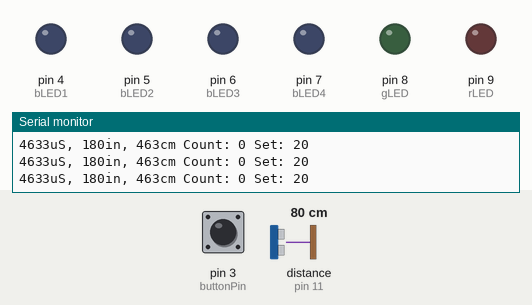
Recording of a sketch running on a simulated Arduino Uno, built with avr-gcc and run on an emulated ATmega328P. Parts: output pins drawn as LEDs (lit = HIGH), the last lines printed to the serial monitor. Wiring (inferred from the names in the program): range finder with pulse-width output: data pin 11. Dashed ring = blinking. The test bench sets the inputs (shaded band); at power-on: pin 3 (buttonPin) LOW, distance to the obstacle (sensor on pin 11) 80 cm. The echo pulse lasts 58.3 µs per cm.

Above: at 1.2 s.
1.3 s: pin 3 (buttonPin) pulled HIGH for 0.15 s
At 1.64 s:
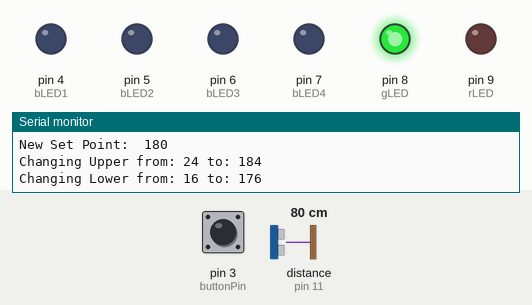
4.3 s: distance to the obstacle (sensor on pin 11) set to 75 cm
At 4.61 s:
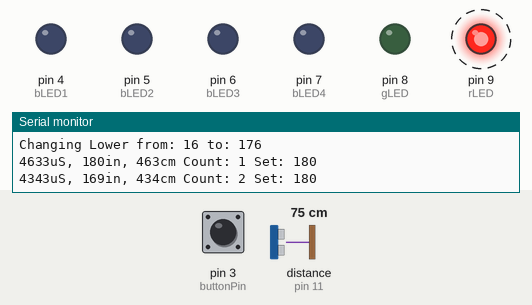
7.3 s: distance to the obstacle (sensor on pin 11) set to 120 cm
At 8.1 s:
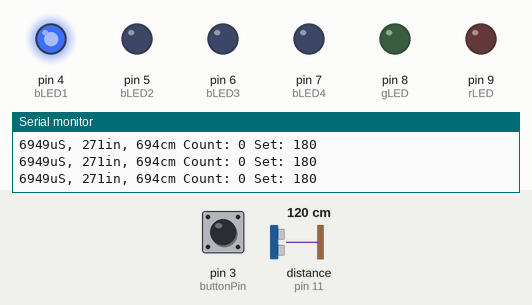
9.1 s: distance to the obstacle (sensor on pin 11) set to 250 cm
At 9.9 s:
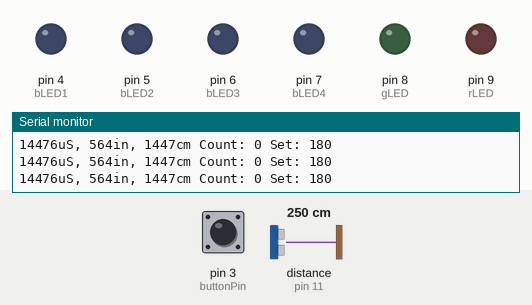
10.7 s: pin 3 (buttonPin) pulled HIGH for 1 s
At 14.2 s:
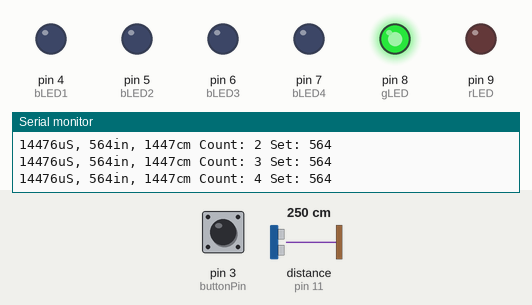
Timing chart, 0 to 51.7 s (numbered marks = the images above; inputs shaded):
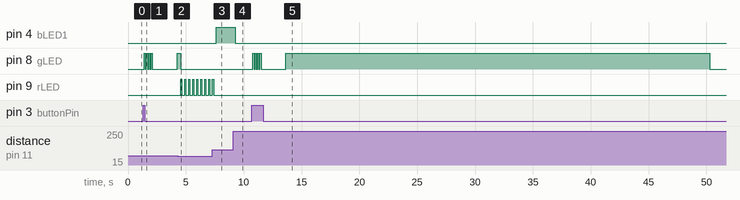

Measured:
- the behaviour switches between 78 and 77 cm on distance to the obstacle (sensor on pin 11) (found by bisection; images 1 and 2)
- after the input at 1.3 s, pin 8 (gLED): goes 3 × (HIGH 0.10 s, LOW 0.10 s), HIGH 0.10 s, LOW 2.2 s, then HIGH, starting after 0.09 s
- after the input at 4.3 s, pin 8 (gLED): HIGH → LOW after 0.26 s; pin 9 (rLED): alternates HIGH for 0.10 s and LOW for 0.24 s, starting after 0.26 s
- after the input at 7.3 s, pin 4 (bLED1): LOW → HIGH after 0.35 s; pin 9 (rLED): goes on until 7.4 s, then stays LOW
- after the input at 9.1 s, pin 4 (bLED1): HIGH → LOW after 0.16 s
- after the input at 10.7 s, pin 8 (gLED): goes 3 × (HIGH 0.10 s, LOW 0.10 s), HIGH 0.10 s, LOW 2.2 s, HIGH 36.6 s, then LOW, starting after 0.11 s

The sketch:

GarageParking.ino
```cpp
//I/O pins
int bLED1 = 4;
int bLED2 = 5;
int bLED3 = 6;
int bLED4 = 7;
int gLED = 8;
int rLED = 9;
int buttonPin = 3;

//Digital pin 11 for reading in the pulse width from the MaxSonar device.

//This variable is a constant because the pin will not change throughout execution of this code.

const int pwPin = 11;


//variables needed to store values

long pulse, inches, cm;


//values to keep track of
int set = 20; // target distance of parked car - change to make closer or further from wall
int upper = 24;    //upper range of parking target
int lower = 16;    // lower range of parking target
int count = 0;
int range = 4;
int previous = 0;                              //keep track of distances to identify when car is parked
int current = 0;
int buttonState = 0;          //keep track of button status
int lastButtonState = 0;


void setup()
{
pinMode(bLED1, OUTPUT);
pinMode(bLED2, OUTPUT);
pinMode(bLED3, OUTPUT);
pinMode(bLED4, OUTPUT);
pinMode(gLED, OUTPUT);
pinMode(rLED, OUTPUT);
pinMode(buttonPin, INPUT);
Serial.begin(9600);
}


void loop()
{
  pinMode(pwPin, INPUT);


  //Used to read in the pulse that is being sent by the MaxSonar device.

  //Pulse Width representation with a scale factor of 147 uS per Inch.


  pulse = pulseIn(pwPin, HIGH);

  //.039 mm to an inch

  inches = pulse * .039;

  //change inches to centimetres

  cm = pulse * .1;

  Serial.print(pulse);

  Serial.print("uS, ");

  Serial.print(inches);

  Serial.print("in, ");

  Serial.print(cm);

  Serial.print("cm");

  Serial.print(" Count: ");

  Serial.print(count);

  Serial.print(" Set: ");

  Serial.print(set);

  Serial.println();

  current = inches;                          //to check how long car has been parked in order to enter power save

  delay(100);                                  //Slow program down - save battery?


  // read the pushbutton input pin:
  buttonState = digitalRead(buttonPin);

  // compare the buttonState to its previous state
  if (buttonState != lastButtonState) {
    // if the state has changed, Change Set distance
    if (buttonState == HIGH) {
      // if the current state is HIGH then the button
      // went from off to on:
      set = (pulseIn(pwPin, HIGH) * .039);
      Serial.print("New Set Point:  ");
      Serial.println(set);
      Serial.print("Changing Upper from: ");
      Serial.print(upper);
      Serial.print(" to: ");
      Serial.println(set + range);
      Serial.print("Changing Lower from: ");
      Serial.print(lower);
      Serial.print(" to: ");
      Serial.println(set - range);
      upper = set + range;                        //  +/- inch tolerance range
      lower = set - range;
      flashGreen();
      delay(2000);
    }

    // Delay a little bit to avoid bouncing
    delay(50);
  }
  // save the current state as the last state,
  //for next time through the loop
  lastButtonState = buttonState;


if(inches <= upper && inches >= lower)            //within set area, stop!
  {
    //distance fluctuates some resulting in false movement detection
    if(current == previous || current == previous + 1 || current == previous - 1 )
    {
      count++;                           //increase count if car has not moved
    }
    else
    {
      count = 0;                          //resent count if there is a significat change in distance
    }

    // if distance doest change for 250 cycles (30 sec) turn off LED -> power saving mode
    if(count >= 250)
    {
      off();
      count = 250;                        //dont increment forever
    }
    else
    {
      green();                                   // within range, stop. green LEDs on
    }

  }
  if(inches > upper)
  {
    count = 0;                            //if car moves slow enough, it may never reset the count in above code, we reset again, just in case

    if(inches >= set+120)              //sensor becomes innacurate at distances much further than 120 inches
    {                                                   //no car in garage turn LED off
      off();
    }
    if(inches < set+100 && inches > set+75)                  //car is detected
    {                                                            //if distance is less than set + 120 inches and greater than set +75 inches
      blue1();
     }
    if(inches <= set+75 && inches > set+50)                  //wihtin 75-50 inches of set distance, getting closer
    {
      blue2();
    }
    if(inches <= set+50 && inches > set+20)                  //wihtin 50-25 inches of set distance, almost there
    {
      blue3();
    }
    if(inches <= set+20 && inches > set+4)                  //wihtin 25-6 inches of set distance, get ready to stop
    {
      blue4();
    }

  }

  if(inches < lower)                                                           //car is too close, you must back up
  {
    count = 0;                                                                         //same situation for if car moves very slowly
    flashRed();
  }

  previous = inches;                                                        //update distances
}                                                                             //end of loop


//color methods;
void green()
{
  digitalWrite(gLED, LOW);
  digitalWrite(bLED1, LOW);
  digitalWrite(bLED2, LOW);
  digitalWrite(bLED3, LOW);
  digitalWrite(bLED4, LOW);
   digitalWrite(gLED, HIGH);
}
void red()
{
  digitalWrite(gLED, LOW);
  digitalWrite(bLED1, LOW);
  digitalWrite(bLED2, LOW);
  digitalWrite(bLED3, LOW);
  digitalWrite(bLED4, LOW);
  digitalWrite(rLED, HIGH);
}
void blue1()
{
  digitalWrite(gLED, LOW);
  digitalWrite(bLED1, LOW);
  digitalWrite(bLED2, LOW);
  digitalWrite(bLED3, LOW);
  digitalWrite(bLED4, LOW);
  digitalWrite(bLED1, HIGH);
}
void blue2()
{
  digitalWrite(gLED, LOW);
  digitalWrite(bLED1, LOW);
  digitalWrite(bLED2, LOW);
  digitalWrite(bLED3, LOW);
  digitalWrite(bLED4, LOW);
  digitalWrite(bLED1, HIGH);
  digitalWrite(bLED2, HIGH);
}
void blue3()
{
  digitalWrite(gLED, LOW);
  digitalWrite(bLED1, LOW);
  digitalWrite(bLED2, LOW);
  digitalWrite(bLED3, LOW);
  digitalWrite(bLED4, LOW);
  digitalWrite(bLED1, HIGH);
  digitalWrite(bLED2, HIGH);
  digitalWrite(bLED3, HIGH);
}
void blue4()
{
  digitalWrite(gLED, LOW);
  digitalWrite(bLED1, LOW);
  digitalWrite(bLED2, LOW);
  digitalWrite(bLED3, LOW);
  digitalWrite(bLED4, LOW);
  digitalWrite(bLED1, HIGH);
  digitalWrite(bLED2, HIGH);
  digitalWrite(bLED3, HIGH);
  digitalWrite(bLED4, HIGH);
}
void flashRed()
{
  digitalWrite(gLED, LOW);
  digitalWrite(bLED1, LOW);
  digitalWrite(bLED2, LOW);
  digitalWrite(bLED3, LOW);
  digitalWrite(bLED4, LOW);
  digitalWrite(rLED, HIGH);                     //flash red LED
  delay(100);
  digitalWrite(rLED, LOW);
  delay(100);
}

void flashGreen()
{
  digitalWrite(rLED, LOW);
  digitalWrite(bLED1, LOW);
  digitalWrite(bLED2, LOW);
  digitalWrite(bLED3, LOW);
  digitalWrite(bLED4, LOW);
  digitalWrite(gLED, HIGH);                     //flash green LED
  delay(100);
  digitalWrite(gLED, LOW);
  delay(100);
  digitalWrite(gLED, HIGH);                     //flash green LED
  delay(100);
  digitalWrite(gLED, LOW);
  delay(100);
  digitalWrite(gLED, HIGH);                     //flash green LED
  delay(100);
  digitalWrite(gLED, LOW);
  delay(100);
  digitalWrite(gLED, HIGH);                     //flash green LED
  delay(100);
  digitalWrite(gLED, LOW);
  delay(100);
}

void off()
{
  digitalWrite(gLED, LOW);                  //turn off the LED
  digitalWrite(rLED, LOW);
  digitalWrite(bLED1, LOW);
  digitalWrite(bLED2, LOW);
  digitalWrite(bLED3, LOW);
  digitalWrite(bLED4, LOW);
}
```
